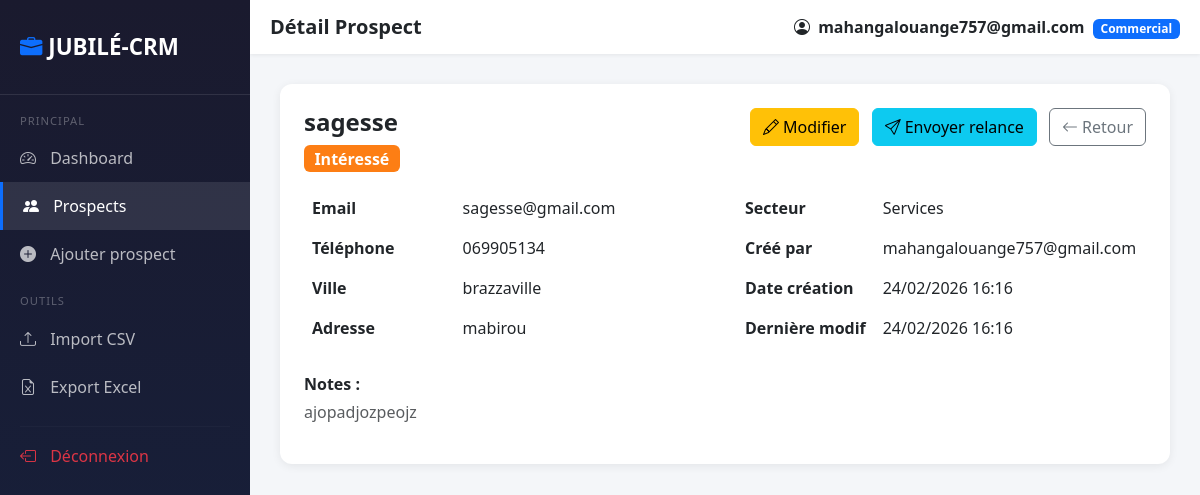
/crm/prospects/5/ (signed in), run on the app's committed database.
### apps/crm/models.py (models this page shows, shortened)
class Prospect(models.Model):
    STATUT_CHOICES = [
        ('nouveau', 'Nouveau'),
        ('contacte', 'Contacté'),
        ('interesse', 'Intéressé'),
        ('negocia', 'En négociation'),
        ('client', 'Client'),
        ('perdu', 'Perdu'),
    ]
    SECTEUR_CHOICES = [
        ('commerce', 'Commerce'),
        ('industrie', 'Industrie'),
        ('services', 'Services'),
        ('tech', 'Technologie'),
        ('sante', 'Santé'),
        ('education', 'Éducation'),
        ('autre', 'Autre'),
    ]
    nom_entreprise = models.CharField(max_length=200)
    email          = models.EmailField(blank=True, null=True)
    telephone      = models.CharField(max_length=20, blank=True, null=True)
    adresse        = models.TextField(blank=True, null=True)
    ville          = models.CharField(max_length=100, blank=True, null=True)
    secteur        = models.CharField(max_length=50, choices=SECTEUR_CHOICES, default='autre')
    statut         = models.CharField(max_length=20, choices=STATUT_CHOICES, default='nouveau')
    notes          = models.TextField(blank=True, null=True)
    date_creation  = models.DateTimeField(auto_now_add=True)
    date_modif     = models.DateTimeField(auto_now=True)
    cree_par       = models.ForeignKey(User, on_delete=models.SET_NULL, null=True, related_name='prospects')
    class Meta:
        ordering = ['-date_creation']
        verbose_name = 'Prospect'
        verbose_name_plural = 'Prospects'

### apps/crm/views.py (the view)
# urls.py: path('prospects/<int:pk>/',                views.prospect_detail,        name='prospect_detail'),
@login_required
def prospect_detail(request, pk):
    prospect = get_object_or_404(Prospect, pk=pk)
    check_prospect_access(request.user, prospect)
    return render(request, 'crm/prospect_detail.html', {'prospect': prospect})

### apps/crm/views.py (called while the page is built)
def check_prospect_access(user, prospect):
    if user.is_superuser or user.groups.filter(name='Manager').exists():
        return True
    if prospect.cree_par == user:
        return True
    raise PermissionDenied

### templates/crm/prospect_detail.html (shortened to what this page needs)
{% extends 'base.html' %}
{% block page_title %}Détail Prospect{% endblock %}
{% block content %}
<div class="card p-4 mb-3">
  <div class="d-flex justify-content-between align-items-start mb-3">
    <div>
      <h4 class="fw-bold">{{ prospect.nom_entreprise }}</h4>
      <span class="badge badge-statut-{{ prospect.statut }} fs-6">
        {{ prospect.get_statut_display }}
      </span>
    </div>
    <div>
  <a href="{% url 'crm:prospect_update' prospect.pk %}" class="btn btn-warning me-2">
    <i class="bi bi-pencil me-1"></i>Modifier
  </a>
  <a href="{% url 'crm:envoyer_relance' prospect.pk %}" class="btn btn-info me-2">
    <i class="bi bi-send me-1"></i>Envoyer relance
  </a>
  <a href="{% url 'crm:prospect_list' %}" class="btn btn-outline-secondary">
    <i class="bi bi-arrow-left me-1"></i>Retour
  </a>
</div>
  </div>
  <div class="row">
    <div class="col-md-6">
      <table class="table table-borderless">
        <tr><th>Email</th><td>{{ prospect.email|default:"—" }}</td></tr>
        <tr><th>Téléphone</th><td>{{ prospect.telephone|default:"—" }}</td></tr>
        <tr><th>Ville</th><td>{{ prospect.ville|default:"—" }}</td></tr>
        <tr><th>Adresse</th><td>{{ prospect.adresse|default:"—" }}</td></tr>
      </table>
    </div>
    <div class="col-md-6">
      <table class="table table-borderless">
        <tr><th>Secteur</th><td>{{ prospect.get_secteur_display }}</td></tr>
        <tr><th>Créé par</th><td>{{ prospect.cree_par|default:"—" }}</td></tr>
        <tr><th>Date création</th><td>{{ prospect.date_creation|date:"d/m/Y H:i" }}</td></tr>
        <tr><th>Dernière modif</th><td>{{ prospect.date_modif|date:"d/m/Y H:i" }}</td></tr>
      </table>
    </div>
  </div>
  {% if prospect.notes %}
  <div class="mt-2">
    <strong>Notes :</strong>
    <p class="text-muted mt-1">{{ prospect.notes }}</p>
  </div>
  {% endif %}
</div>
{% endblock %}

### templates/base.html (shortened to what this page needs)
<!DOCTYPE html>
<html lang="fr">
<head>
  <link href="https://cdn.jsdelivr.net/npm/bootstrap@5.3.0/dist/css/bootstrap.min.css" rel="stylesheet"/>
  <link href="https://cdn.jsdelivr.net/npm/bootstrap-icons@1.10.5/font/bootstrap-icons.css" rel="stylesheet"/>
</head>
<body>
{% if user.is_authenticated %}
<div class="sidebar" id="sidebar">
  <a class="brand" href="{% url 'crm:dashboard' %}">
    <i class="bi bi-briefcase-fill text-primary"></i> JUBILÉ-CRM
  </a>
  <nav class="nav flex-column mt-2">
    <div style="color:rgba(255,255,255,0.3); font-size:0.7rem; padding:10px 20px 5px;
                text-transform:uppercase; letter-spacing:1px;">
      Principal
    </div>
    <a class="nav-link {% if request.resolver_match.url_name == 'dashboard' %}active{% endif %}"
       href="{% url 'crm:dashboard' %}">
      <i class="bi bi-speedometer2"></i> Dashboard
    </a>
    <a class="nav-link {% if 'prospect' in request.resolver_match.url_name %}active{% endif %}"
       href="{% url 'crm:prospect_list' %}">
      <i class="bi bi-people-fill"></i> Prospects
    </a>
    <a class="nav-link" href="{% url 'crm:prospect_create' %}">
      <i class="bi bi-plus-circle-fill"></i> Ajouter prospect
    </a>
    <div style="color:rgba(255,255,255,0.3); font-size:0.7rem; padding:15px 20px 5px;
                text-transform:uppercase; letter-spacing:1px;">
      Outils
    </div>
    <a class="nav-link" href="{% url 'crm:import_csv' %}">
      <i class="bi bi-upload"></i> Import CSV
    </a>
    <a class="nav-link" href="{% url 'crm:export_excel' %}">
      <i class="bi bi-file-earmark-excel"></i> Export Excel
    </a>
    <hr style="border-color:rgba(255,255,255,0.1); margin:15px 20px 5px;">
    <a class="nav-link text-danger" href="{% url 'users:logout' %}">
      <i class="bi bi-box-arrow-left"></i> Déconnexion
    </a>
  </nav>
</div>
<div class="main-content">
  <div class="topbar">
    <div class="d-flex align-items-center">
      <h5 class="mb-0 fw-bold">{% block page_title %}{% endblock %}</h5>
    </div>
    <div>
      <i class="bi bi-person-circle me-1"></i>
      <strong>{{ user.username }}</strong>
      {% if user.is_superuser %}
        <span class="badge bg-danger ms-1">Admin</span>
      {% elif user.groups.all.0 %}
        <span class="badge bg-primary ms-1">{{ user.groups.all.0 }}</span>
      {% endif %}
    </div>
  </div>
  {% block content %}{% endblock %}
</div>
{% else %}
  {% block auth_content %}{% endblock %}
{% endif %}
</body>
</html>

### templates/base.html (style rules this page uses)
body { background-color: #f4f6f9; }
.sidebar { min-height: 100vh; background: linear-gradient(180deg, #1a1a2e 0%, #16213e 100%); width: 250px; position: fixed; top: 0; left: 0; padding-top: 20px; z-index: 1000; transition: transform 0.3s ease; overflow-y: auto; }
.sidebar .brand { color: #fff; font-size: 1.4rem; font-weight: 700; padding: 10px 20px 30px; border-bottom: 1px solid rgba(255,255,255,0.1); display: block; text-decoration: none; }
.sidebar .nav-link { color: rgba(255,255,255,0.7); padding: 12px 20px; border-radius: 0; transition: all 0.2s; }
.sidebar .nav-link:hover, .sidebar .nav-link.active { color: #fff; background: rgba(255,255,255,0.1); border-left: 3px solid #0d6efd; }
.sidebar .nav-link i { margin-right: 10px; }
.main-content { margin-left: 250px; padding: 30px; transition: margin-left 0.3s ease; }
.topbar { background: #fff; padding: 15px 20px; margin: -30px -30px 30px; box-shadow: 0 1px 4px rgba(0,0,0,0.07); display: flex; justify-content: space-between; align-items: center; }
.card { border: none; border-radius: 12px; box-shadow: 0 2px 10px rgba(0,0,0,0.07); }
.badge-statut-interesse { background:#fd7e14; }

### data on the page
Prospect: nom_entreprise "sagesse", statut "Intéressé", email "sagesse@gmail.com", telephone "069905134", ville "brazzaville", adresse "mabirou", secteur "Services", cree_par "mahangalouange757@gmail.com", date_creation "24/02/2026 16:16", date_modif "24/02/2026 16:16", notes "ajopadjozpeojz"

### other printed values
{{ user.username }} "mahangalouange757@gmail.com"
{{ user.groups.all.0 }} "Commercial"
